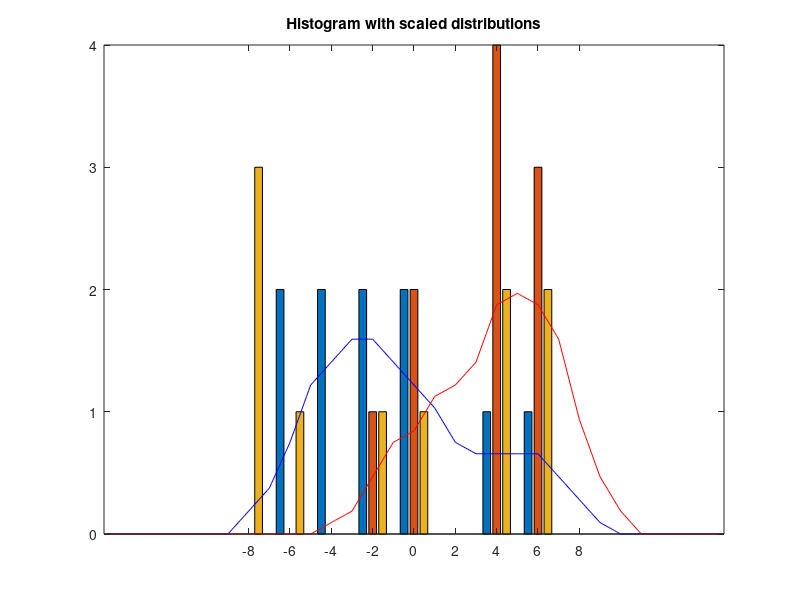
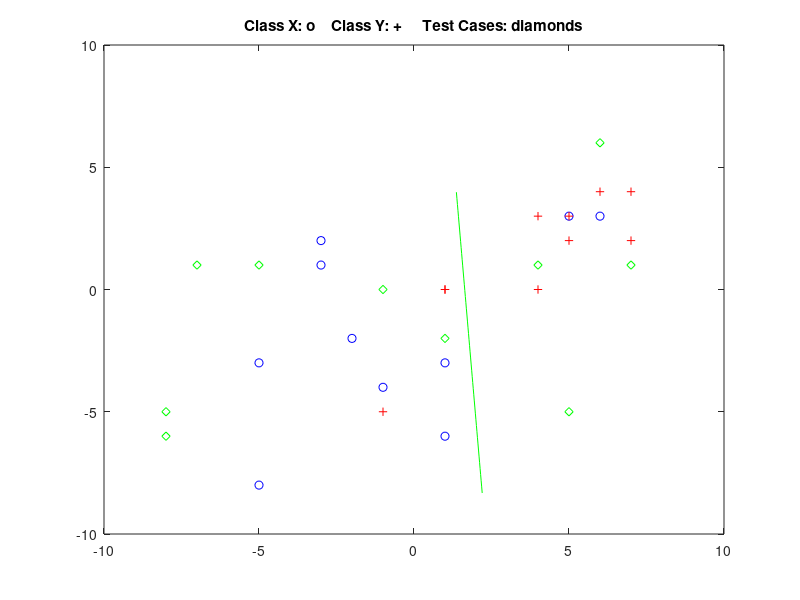
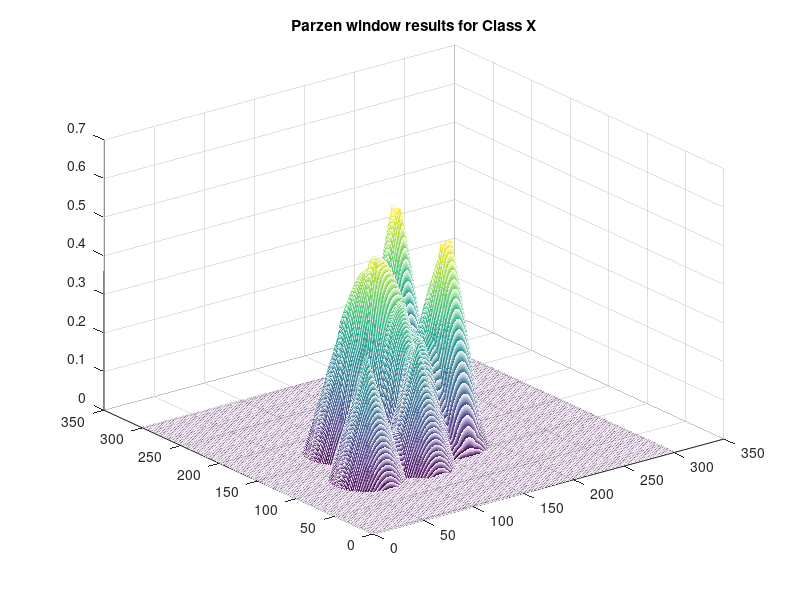
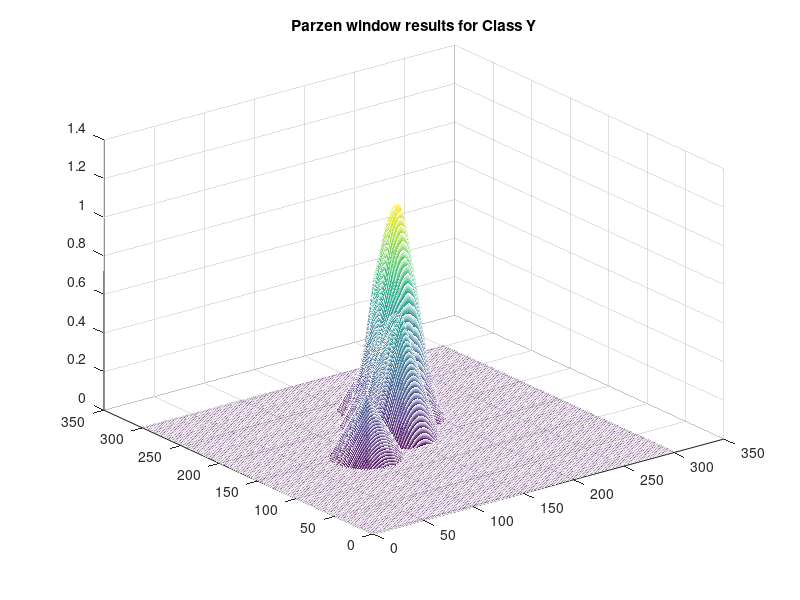

The MATLAB script that drew these images, in order:
function hw3

x=   [-5 -5  1 -1 -3  5 -3 -2 6  1;
      -8 -3 -6 -4  1  3  2 -2 3 -3];
  
y=   [ 5  5 -1  4  7  7  6  1  1  4;
       2  3 -5  3  2  4  4  0  0  0];
   
test=[-1  1 -8 -5  6  4  5  7 -7 -8;
       0 -2 -5  1  6  1 -5  1  1 -6];

edges=[-8 -6 -4 -2 0 2 4 6 8];

[a b]=size(test);

% Part 1
xb1=histc(x(1,:),edges);
yb1=histc(y(1,:),edges);
tb1=histc(test(1,:),edges);
bar(edges,[xb1;yb1;tb1]');
title('Histogram with scaled distributions');
hold on;

% Compute parzen windows for both sample cases
for i=1:301,
    x1(2,i)=((i-1)/10)-15;
    x1(1,i)=0;
    for j=1:b,
        if (abs((((i-1)/10)-15)-x(1,j))<4)
            x1(1,i)=x1(1,i)+0.0625*(4-abs((((i-1)/10)-15)-x(1,j)));
        end
    end
end

x1(1,:)=x1(1,:)/b;

for i=1:301,
    y1(2,i)=((i-1)/10)-15;
    y1(1,i)=0;
    for j=1:b,
        if (abs((((i-1)/10)-15)-y(1,j))<4)
            y1(1,i)=y1(1,i)+0.0625*(4-abs((((i-1)/10)-15)-y(1,j)));
        end
    end
end

y1(1,:)=y1(1,:)/b;
   
plot(x1(2,:),15*x1(1,:),'b',y1(2,:),15*y1(1,:),'r');
print -djpeg hw31a.jpg
hold off;

% Compute decision for test cases based on bar histograms
for i=1:b,
    if (xb1(floor(test(1,i)/2)+5)>yb1(floor(test(1,i)/2)+5))
        decide(i,1)=1;
    elseif (xb1(floor(test(1,i)/2)+5)<yb1(floor(test(1,i)/2)+5))
        decide(i,1)=-1;
    else
        decide(i,1)=0;
    end
end

% Compute decision based on Parzen windows
for i=1:b,
    if (x1(1,1+10*(test(1,i)+15))>y1(1,1+10*(test(1,i)+15)))
        decide(i,2)=1;
    elseif (x1(1,1+10*(test(1,i)+15))<y1(1,1+10*(test(1,i)+15)))
        decide(i,2)=-1;
    else
        decide(i,2)=0;
    end
end
pause;

% Compute decision line
% the computations were done in Mathematica
for i=1:50,
    f(i,1)=.85*i/50 + 1.35;
    f(i,2)=-14.7689*(0.85*i/50 +1.35)+24.1688;
end

plot(x(1,:),x(2,:),'bo',y(1,:),y(2,:),'r+',test(1,:),test(2,:),'gd');
hold on;
plot(f(:,1),f(:,2),'g-');
title('Class X: o    Class Y: +     Test Cases: diamonds');
print -djpeg hw32a.jpg;
hold off;
pause;

% Compute decisions based on discrimination line
for i=1:b,
    if ((test(2,i)-14.7689*test(1,i)+24.1688)>0)
        decide(i,3)=1;
    else
        decide(i,3)=-1;
    end
end

% Compute decision based on n-nearest neighbors
%
% compute distance between test case and all other points
% sort by distance and count 'nearness' votes for first 'n'
for i=1:b,
    for j=1:b
        dist((j-1)*2+1,1)=sqrt((test(1,i)-x(1,j))^2+(test(2,i)-x(2,j))^2);
        dist((j-1)*2+1,2)=1;
        dist(j*2,1)=sqrt((test(1,i)-y(1,j))^2+(test(2,i)-y(2,j))^2);
        dist(j*2,2)=-1;
    end
    dsum=sortrows(dist);
    if (sum(dsum(1:3,2))>0)
        decide(i,4)=1;
    elseif (sum(dsum(1:3,2))<0)
        decide(i,4)=-1;
    else
        decide(i,4)=0;
    end
end

% Compute 2D Parzen windows
%
% unscaled and left as is from handout. Besides, with equal priors
% we are comparing apples to apples and the exact probability doesn't
% matter.
for j=1:301,
    for i=1:301,
        x2(i,j)=0;
        for k=1:b,
            if (norm([(((i-1)/10)-15)-x(1,k) (((j-1)/10)-15)-x(2,k)])<3)
                x2(i,j)=x2(i,j)+(1/(3*3.14159))*(3-norm([(((i-1)/10)-15)-x(1,k) (((j-1)/10)-15)-x(2,k)]));
            end
        end
    end
end

for j=1:301,
    for i=1:301,
        y2(i,j)=0;
        for k=1:b,
            if (norm([(((i-1)/10)-15)-y(1,k) (((j-1)/10)-15)-y(2,k)])<3)
                y2(i,j)=y2(i,j)+(1/(3*3.14159))*(3-norm([(((i-1)/10)-15)-y(1,k) (((j-1)/10)-15)-y(2,k)]));
            end
        end
    end
end
sum(sum(x2))
sum(sum(y2))

% Make decision based on 2D Parzen windows
for i=1:b,
    if (x2(1+10*(test(1,i)+15),1+10*(test(2,i)+15))>y2(1+10*(test(1,i)+15),1+10*(test(2,i)+15)))
        decide(i,5)=1;
    elseif (x2(1+10*(test(1,i)+15),1+10*(test(2,i)+15))<y2(1+10*(test(1,i)+15),1+10*(test(2,i)+15)))
        decide(i,5)=-1;
    else
        decide(i,5)=0;
    end
end
mesh(x2);
title('Parzen window results for Class X');
print -djpeg hw33a.jpg;
mesh(y2);
title('Parzen window results for Class Y');
print -djpeg hw33b.jpg;
hold off;

disp(' Test Point    | Classification Problem');
disp('k  | ( x, y)   |   1b  1c  2a  2b  2c  ');
disp('-------------------------------------');

for i=1:b,
    r=sprintf('%-2d  | (%-2d,%-2d)  |',i,test(1,i),test(2,i));
    for j=1:5,
        if (decide(i,j)<0)
            r=strcat(r,'   b');
        elseif (decide(i,j)>0)
            r=strcat(r,'   a');
        else
            r=strcat(r,'   X');
        end
    end
    disp(r);
end
